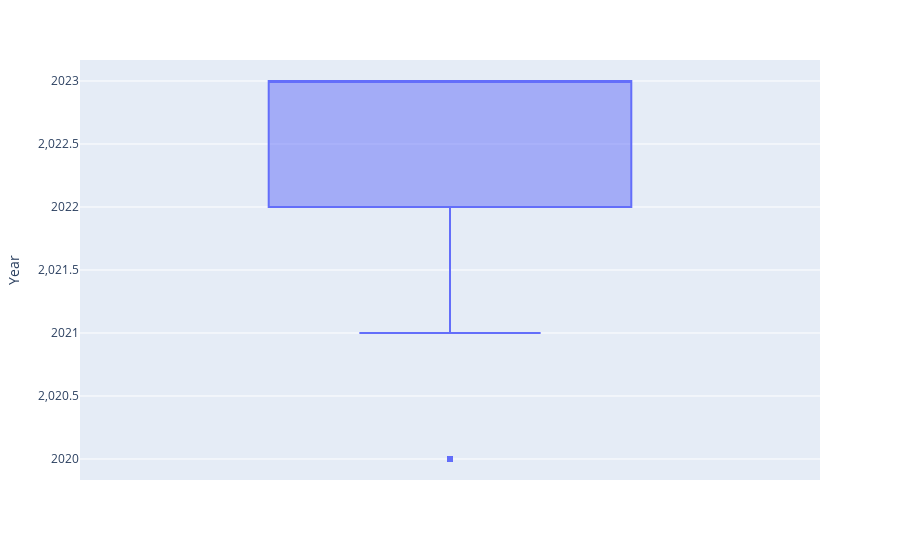

Source (notebook cell):
### Code cell
px.box(ldss_df,y='Year')

### Figure 1 — Plotly figure (JSON) as saved in the notebook; plotly's stock layout.template omitted (floating-point values rounded to 4 significant figures; data arrays with more than 128 entries replaced by an {"elided": "..."} marker saying what was removed)
{"data": [{"alignmentgroup": "True", "hovertemplate": "Year=%{y}<extra></extra>", "legendgroup": "", "marker": {"color": "#636efa"}, "name": "", "notched": false, "offsetgroup": "", "orientation": "v", "showlegend": false, "type": "box", "x0": " ", "xaxis": "x", "y": {"elided": "4976 int values"}, "y0": " ", "yaxis": "y"}], "layout": {"boxmode": "group", "legend": {"tracegroupgap": 0}, "margin": {"t": 60}, "xaxis": {"anchor": "y", "domain": [0, 1]}, "yaxis": {"anchor": "x", "domain": [0, 1], "title": {"text": "Year"}}}}
